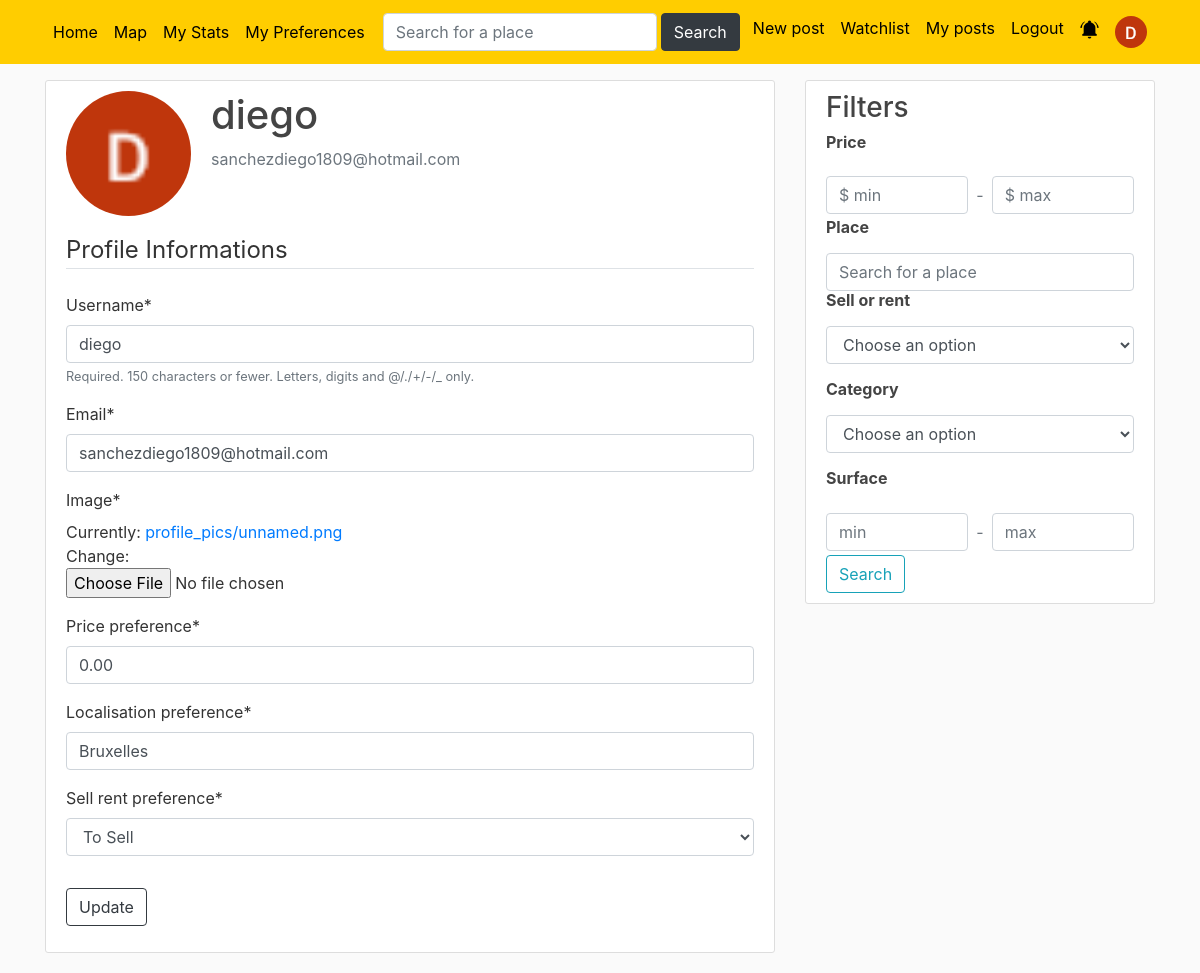
The page /profile/ (signed in) on the database as committed earlier.
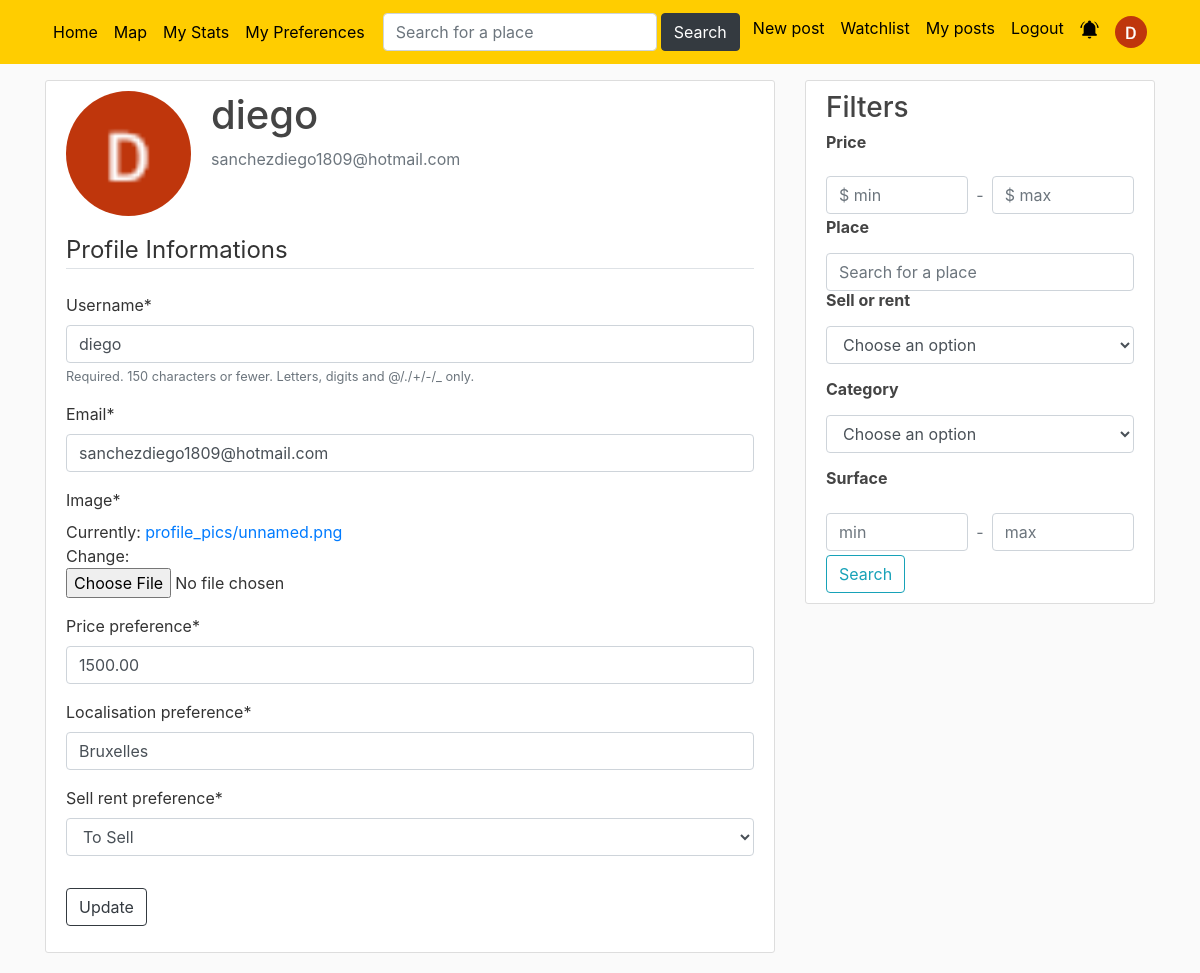
The same page on the database as committed later.
### users/models.py (models this page shows, shortened)
class Profile(models.Model):
    user = models.OneToOneField(User, on_delete=models.CASCADE) #CASCADE : si je supprime l'utilisateur, le profil sera supprimé aussi. Mais si je supprime le profil, l'utilisateur ne sera pas supprimé
    image = models.ImageField(default='default.jpg', upload_to='profile_pics') #default = image par défaut si l'user ne choisit aucune pdp
    price_preference = models.DecimalField(default=0, max_digits=15, decimal_places=2) #prix maximum préféré
    localisation_preference = models.CharField(default='Bruxelles', max_length=100) #localisation préférée
    sell_rent_preference = models.CharField(default='S', max_length=10, choices=SELLORRENT_CHOICES) #a vendre ou a louer

### users/views.py (the view)
# urls.py: path('profile/', user_views.profile, name='profile'),
@login_required
def profile(request):
    if request.method == 'POST':
        u_form = UserUpdateForm(request.POST, request.FILES, instance=request.user) #"instance=request.user" permet d'afficher dans le champ les infos actuelles (username actuel, email actuel)
        p_form = ProfileUpdateForm(request.POST, request.FILES, instance=request.user.profile) #"instance=request.user.profile" permet de mettre automatiquement l'image actuelle
        if u_form.is_valid() and p_form.is_valid():
            u_form.save() #sauvegarde les mises à jours de user (username et email)
            p_form.save() #sauvegarde les mises à jours de profile (photo de profil)
            messages.success(request, f'Your account has been updated!')
            return redirect('profile') #une fois les updates faites, redirection vers le profil
    else:
        u_form = UserUpdateForm(instance=request.user)
        p_form = ProfileUpdateForm(instance=request.user.profile)
    context = {
        'u_form' : u_form,
        'p_form' : p_form
    }
    return render(request, 'users/profile.html', context)

### users/forms.py
class UserUpdateForm(forms.ModelForm):
    email = forms.EmailField()
    class Meta:
        model = User
        fields = ['username', 'email']

class ProfileUpdateForm(forms.ModelForm):
    class Meta:
        model = Profile
        fields = ['image', 'price_preference', 'localisation_preference', 'sell_rent_preference']

### users/templates/users/profile.html (shortened to what this page needs)
{% extends "blog/base.html" %}
{% load crispy_forms_tags %}
{% block content %}
    <div class="content-section">
        <div class="media">
            <img class="rounded-circle account-img" src="{{ user.profile.image.url }}">
            <div class="media-body">
                <h2 class="account-heading">{{ user.username }}</h2>
                <p class="text-secondary">{{ user.email }}</p>
            </div>
        </div>
        <form method="POST" enctype="multipart/form-data">
            <fieldset class="form-group">
                <legend class="border-bottom mb-4">Profile Informations</legend>
                {{ u_form|crispy }}
                {{ p_form|crispy }}
            </fieldset>
            <div class="form-group">
                <button class="btn btn-outline-dark" type="submit">Update</button>
            </div>
        </form>
    </div>
{% endblock content %}

Rows that differ between the two databases and show on the page:
changed Profile "Bruxelles": price_preference "0.00" → "1500.00"
